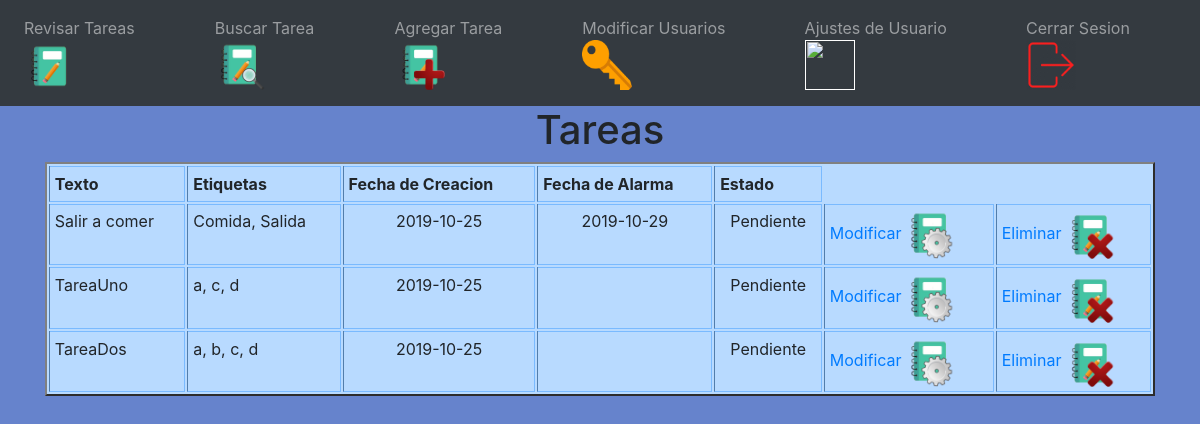
Page /vista/indexTareas.php (signed in) on the committed database.
### tables this page shows
CREATE TABLE `tareas` (
  `id` int(11) NOT NULL,
  `texto` varchar(450) NOT NULL,
  `etiquetas` varchar(300) DEFAULT NULL,
  `fecha_creacion` date NOT NULL,
  `fecha_alarma` date DEFAULT NULL,
  `id_usuario` int(11) NOT NULL,
  `estados_id` int(11) NOT NULL
);

### vista/RepositorioTarea.php (called while the page is built, shortened)
<?php
require_once 'Tarea.php';
class RepositorioTarea extends conexion
{
    public function getAll($Uid)
    {
       try {
           $t = [];
           $sql = "SELECT id, texto, etiquetas, fecha_creacion, fecha_alarma, estados_id, id_usuario FROM tareas where id_usuario = '$Uid' ";
           $r = self::$conexion->query($sql, PDO::FETCH_ASSOC);
           while ( $fila = $r->fetch() ) {
               $t[] = new Tarea($fila['texto'],
                                 $fila['fecha_creacion'],
                                 $fila['fecha_alarma'],
                                 $fila['etiquetas'],
                                 $fila['estados_id'],
                                 $fila['id_usuario'],
                                 $fila['id']
                               );
           }
           return $t;
       }
       catch (PDOException $e) {
           $error =  "Error al consultar" . self::$error_conexion;
           $error.= $e->getMessage();
           return $error;
       }
      }
}

### vista/Tarea.php (called while the page is built, shortened)
<?php
class Tarea
{
    public function __construct($texto, $fechaC, $fecha, $etiquetas, $estado, $id_usuario, $id)
    {
        $this->texto = $texto;
        $this->fechaC = $fechaC;
        $this->fecha = $fecha;
        $this->etiquetas = $etiquetas;
        $this->id = $id;
        $this->estado = $estado;
    }
    public function getFecha() { return $this->fecha;}
    public function getTexto() { return $this->texto;}
  	public function getFechaCreacion () { return $this->fechaC;}
    public function getEtiquetas () { return $this->etiquetas;}
    public function getID () { return $this->id;}
    public function getEstadoString ()
    {
       switch($this->estado)
       {
         case 1:
           return 'Pendiente';
         break;
       }
     }
}

### vista/indexTareas.php (the view, shortened to what this page needs)
<?php
require_once 'RepositorioTarea.php';
require_once 'Tarea.php';
if (!isset($_SESSION['email']))
{
    header("Location: index.php");
    die();
}
else
{
  $t = new RepositorioTarea();
  $tl = $t->getAll($_SESSION['id']);
}
?>
<!DOCTYPE html>
<html lang="es">
  <head>
  <link rel="stylesheet" href="css\bootstrap.css" rel="stylesheet" type="text/css"/>
  <link rel="stylesheet" href="css\estilo.css">
  </head>
<nav class="navbar navbar-center navbar-expand-lg navbar-dark bg-dark">
  <div class="mx-auto d-sm-flex d-block flex-sm-nowrap">
    <div class="navbar-nav">
      <a class="nav-item nav-link" id="RevisarT" href="">Revisar Tareas<img src="images/logo2.png" width="50" height="50"></a>
      <a>&nbsp;&nbsp;&nbsp;&nbsp;</a>
      <a class="nav-item nav-link" id="BuscarT" href="">Buscar Tarea<img src="images/BuscarTarea.png" width="50" height="50"></a>
      <a>&nbsp;&nbsp;&nbsp;&nbsp;</a>
      <a class="nav-item nav-link" id="AgregarT" href="">Agregar Tarea<img src="images/AgregarTarea.png" width="50" height="50"></a>
      <a>&nbsp;&nbsp;&nbsp;&nbsp;</a>
      <?php
        if(isset($_SESSION['admin']))
        {
          if($_SESSION['admin'] == 1)
          {
            echo "<a class='nav-item nav-link' id='AdminOp' href=''>Modificar Usuarios<img src='images/AdminSettings.png' width='50' height='50'></a>";
            echo "<a>&nbsp;&nbsp;&nbsp;&nbsp;</a>";
          }
        }
      ?>
      <a class="nav-item nav-link" id="Usettings" href="">Ajustes de Usuario<img src="images/USettings.png" width="50" height="50"></a>
      <a>&nbsp;&nbsp;&nbsp;&nbsp;</a>
      <a class="nav-link" id="SesionE" href="CerrarSesion.php">Cerrar Sesion<img src="images/logout.png" width="50" height="50"></a>
    </div>
  </div>
</nav>
<body>
    <div class="container" id="contenido">
    <center>
    <h1>Tareas</h1>
    <div class="table-responsive">
    <table border="2" class ="table table-hover table-sm table-primary">
        <tr>
            <th>Texto</th><th>Etiquetas</th>
            <th>Fecha de Creacion</th><th>Fecha de Alarma</th>
            <th>Estado</th>
        </tr>
<?php
foreach ( $tl as $unaTarea ) {
        echo '<tr>';
        echo '<td >' . $unaTarea->getTexto() . '</td>';
        echo '<td >' . $unaTarea->getEtiquetas() . '</td>';
        echo '<td align="center">' . $unaTarea->GetFechaCreacion() . '</td>';
        echo '<td align="center">' . $unaTarea->getFecha() . '</td>';
        echo '<td align="center">' . $unaTarea->getEstadoString() . '</td>';
        $id =  $unaTarea->getID();
        echo "<td><a class='Tarea' id ='ModificarenDB' value='$id' href=''>Modificar <img src='images/ModificarTarea.png' width='50' height='50'></a> </td>";
        $id =  $unaTarea->getID();
        echo "<td><a class='Tarea' id ='EliminardeDB' value ='$id' href=''>Eliminar <img src='images/EliminarTarea.png' width='50' height='50'> </td>";
        echo '</tr>';
}
?>
    </table>
  </div>
</div>
</body>
</html>

### vista/css/estilo.css (style rules this page uses)
body { background-color:#6683CC; }
table { border-collapse: separate; }
table tr { border: 10px solid #0000FF; }

### rows in the picture
tareas: texto "Salir a comer", etiquetas "Comida, Salida", fecha_creacion "2019-10-25", fecha_alarma "2019-10-29", estados "Pendiente", $id 1 (drawn)
tareas: texto "TareaUno", etiquetas "a, c, d", fecha_creacion "2019-10-25", estados "Pendiente", $id 3 (drawn)
tareas: texto "TareaDos", etiquetas "a, b, c, d", fecha_creacion "2019-10-25", estados "Pendiente", $id 4 (drawn)
